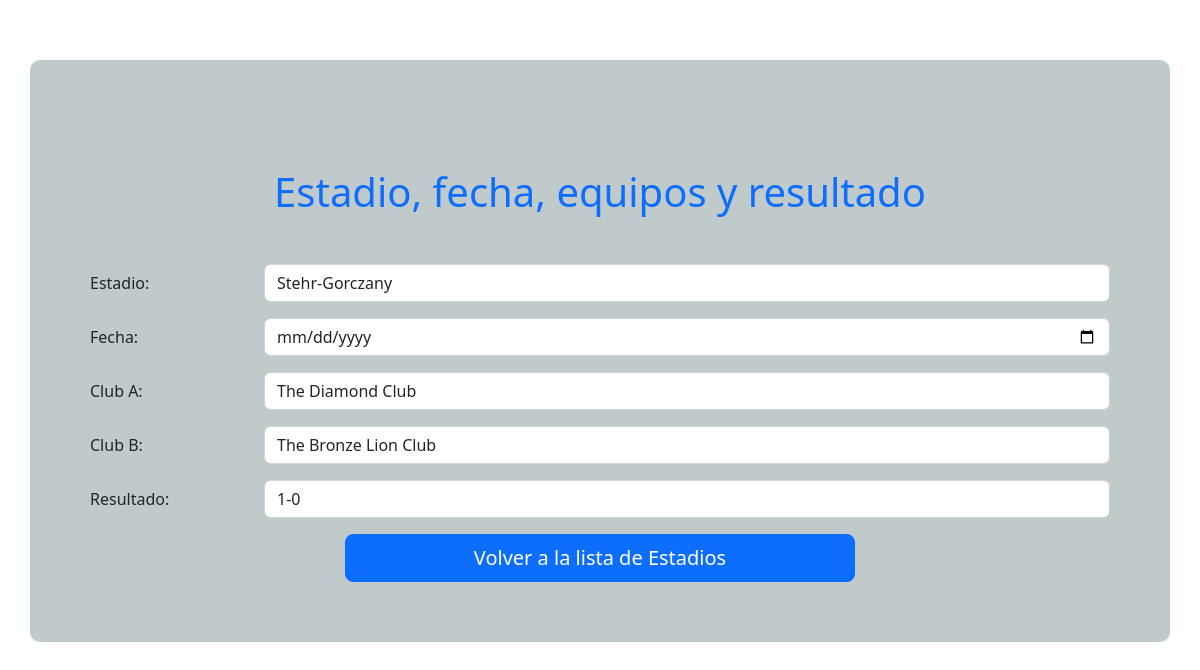
Page /read/9 on the committed database.
### models/models.py (models this page shows, shortened)
class Partido(db.Model):
    __tablename__ = 'partidos' # nombre de la tabla
    id = db.Column(db.Integer, primary_key=True)
    estadio = db.Column(db.String(50), nullable=False)
    fecha = db.Column(db.String(10), nullable=False)
    clubA = db.Column(db.String(25), nullable=False)
    clubB = db.Column(db.String(25), nullable=False)
    resultado = db.Column(db.String(3), nullable=False)

### app.py (the view)
@app.route("/read/<partido_id>", methods=["GET", "POST"])
def read(partido_id):
    partido = Partido.query.filter_by(id=partido_id).first()
    return render_template('read.html', partido=partido)

### templates/read.html (shortened to what this page needs)
{% extends 'layout.html' %}
{% block main %}
<div>
    <h1 class="text-center mt-5 mb-5 text-primary">Estadio, fecha, equipos y resultado </h1>
    <form>
        <div class="row mb-3" >
            <label for="estadio" class="col-sm-2 col-form-label">Estadio:</label>
            <div class="col-sm-10">
                <input type="text" class="form-control" id="estadio" name="estadio" value="{{ partido.estadio }}">
            </div>
        </div>
        <div class="row mb-3">
            <label for="fecha"class="col-sm-2 col-form-label" >Fecha:</label>
            <div class="col-sm-10">
                <input type="date"  class="form-control" id="fecha" name="fecha" value="{{ partido.fecha }}">
            </div>
        </div>
        <div class="row mb-3">
            <label for="clubA" class="col-sm-2 col-form-label">Club A:</label>
            <div class="col-sm-10">
                <input type="text"  class="form-control" id="clubA" name="clubA" value="{{ partido.clubA }}">
            </div>
        </div>
        <div class="row mb-3">
            <label for="clubB" class="col-sm-2 col-form-label">Club B:</label>
            <div class="col-sm-10">
                <input type="text" class="form-control" id="clubB" name="clubB" value="{{ partido.clubB }}">
            </div>
        </div>
        <div class="row mb-3">
            <label for="resultado"class="col-sm-2 col-form-label" >Resultado:</label>
            <div class="col-sm-10">
                <input type="text"  class="form-control" id="resultado" name="resultado" value="{{ partido.resultado }}">
            </div>
        </div>
      </form>
    <div class="d-grid gap-2 col-6 mx-auto">
        <a href="/" type="button" class="btn btn-primary btn-lg">Volver a la lista de Estadios</a>
    </div>
</div>
{% endblock main %}

### rows in the picture
Partido: estadio "Stehr-Gorczany", clubA "The Diamond Club", clubB "The Bronze Lion Club", resultado "1-0"
